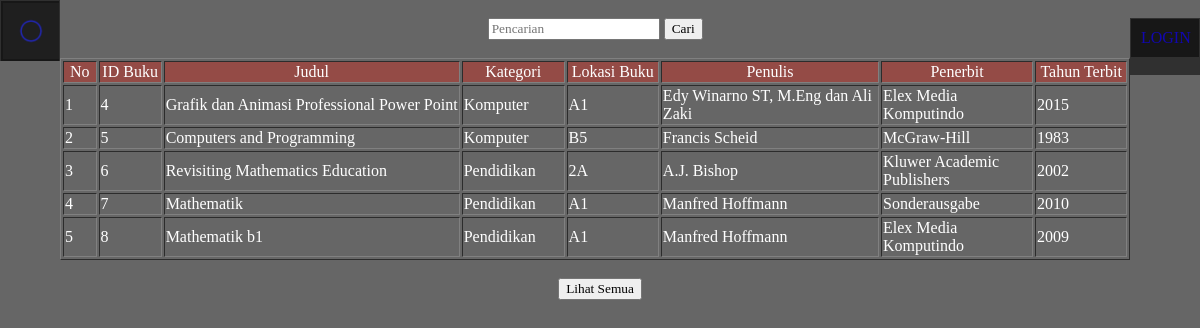
Screenshot of /proyek_11419013/home_pengunjung.php with the database file from the repository.
### tables this page shows
CREATE TABLE `buku` (
  `id_buku` int(122) NOT NULL,
  `judul` varchar(122) NOT NULL,
  `kategori` varchar(122) NOT NULL,
  `lokasi_buku` varchar(122) NOT NULL,
  `penulis` varchar(122) NOT NULL,
  `penerbit` varchar(122) NOT NULL,
  `tahun_terbit` int(122) NOT NULL
);

### proyek_11419013/function.php (called while the page is built, shortened)
<?php
	class database{
		var $host = "localhost";
		var $username = "root";
		var $password = "";
		var $db = "library_b_app";
        var $con;
        function __construct(){
            $this->con = mysqli_connect($this->host, $this->username, $this->password,$this->db);
        }
        function dataBuku(){
            $data_buku = mysqli_query($this->con,"SELECT * FROM buku ORDER BY id_buku ASC");
            $hasil= [];
            while($d =mysqli_fetch_array($data_buku)){
                $hasil[] = $d;
            }
            return $hasil;
        }
    }
?>

### proyek_11419013/home_pengunjung.php (the view, shortened to what this page needs)
<?php
    include_once('function.php');
    $db = new Database();
?>
<html>
    <head>
        <link rel="stylesheet" href="style.css">
    </head>
    <body>
        <center>
            <div class="header H_L">
                <ul>
                    <li><a href="#" style="background-color: rgba(255, 255, 255, 0.034);"><img src="ikon/none.ico"  height="30" width="30"></a></li>
                </ul>
            </div>
            <div class="header H_R"><br>
                <ul>
                    <li><a href="login.php">LOGIN</a></li><br>
                </ul>
            </div>
            <form action="" action="post">
	            <input type="text" name="pencarian" placeholder="Pencarian" autofocus autocomplete="off" id="pencarian">
	            <input type="submit" name="cari" id="cari" value="Cari">
            </form><br>
            <div class="buku_s" id="buku_s">
                <table border="1">
                    <thead>
                        <td align="center"><?php $no=1; ?>No</td>
                        <td align="center">ID Buku</td>
                        <td align="center">Judul</td>
                        <td align="center">Kategori</td>
                        <td align="center">Lokasi Buku</td>
                        <td align="center">Penulis</td>
                        <td align="center">Penerbit</td>
                        <td align="center">Tahun Terbit</td>
                    </thead>
                    <?php
                    if(isset($_GET['pencarian'])=="" OR isset($_GET['lihat'])=="all"){
                        foreach($db->dataBuku() as $value){
                    ?>
                    <tr>
                        <td width="30px"><?php echo $no++; ?></td>
                        <td width="60px"><?php echo $value['id_buku']; ?></td>
                        <td width="300px"><?php echo $value['judul']; ?></td>
                        <td width="100px"><?php echo $value['kategori']; ?></td>
                        <td width="90px"><?php echo $value['lokasi_buku']; ?></td>
                        <td width="220px"><?php echo $value['penulis'];  ?></td>
                        <td width="150px"><?php echo $value['penerbit']; ?></td>
                        <td width="90px"><?php echo $value['tahun_terbit']; ?></td>
                    </tr>
                    <?php
                        }
                    }
                    ?>
                </table><br>
            </div>
            <form action="" action="post">
	            <button type="submit" name="lihat" value="all">Lihat Semua</button>
            </form><br>
        </center>
    </body>
</html>

### proyek_11419013/style.css (style rules this page uses)
* { font-family: "Times New Roman", Times, serif; margin: 0px; }
body { background-image: linear-gradient(rgba(0,0,0,0.6), rgba(0,0,0,0.6)), url(background.jpg); background-size: cover; background-position: center; background-attachment: fixed; color: white; }
thead { background-color: rgba(252, 17, 0, 0.308); }
a { color: rgb(116, 116, 116); text-decoration: none; }
.header li a { display: inline-block; color: rgba(15, 0, 230, 0.74); padding: 8px; text-decoration: none; }
.header li { margin: 1%; padding: 2px; background-color: rgba(0, 0, 0, 0.527); border: none; }
.header li img { margin: 0%; padding: 5px; background-color: transparent; border: none; }
.H_L ul { list-style-type: none; padding: 0px; padding-bottom: auto; overflow: hidden; float: left; background-color: rgba(0, 0, 0, 0.527); }
.H_R ul { list-style-type: none; padding: 0px; padding-bottom: auto; overflow: hidden; float: right; background-color: rgba(0, 0, 0, 0.527); }

### rows the page displays
buku: id_buku "4", judul "Grafik dan Animasi Professional Power Point", kategori "Komputer", lokasi_buku "A1", penulis "Edy Winarno ST, M.Eng dan Ali Zaki", penerbit "Elex Media Komputindo", tahun_terbit "2015"
buku: id_buku "5", judul "Computers and Programming", kategori "Komputer", lokasi_buku "B5", penulis "Francis Scheid", penerbit "McGraw-Hill", tahun_terbit "1983"
buku: id_buku "6", judul "Revisiting Mathematics Education", kategori "Pendidikan", lokasi_buku "2A", penulis "A.J. Bishop", penerbit "Kluwer Academic Publishers", tahun_terbit "2002"
buku: id_buku "7", judul "Mathematik", kategori "Pendidikan", lokasi_buku "A1", penulis "Manfred Hoffmann", penerbit "Sonderausgabe", tahun_terbit "2010"
buku: id_buku "8", judul "Mathematik b1", kategori "Pendidikan", lokasi_buku "A1", penulis "Manfred Hoffmann", penerbit "Elex Media Komputindo", tahun_terbit "2009"
